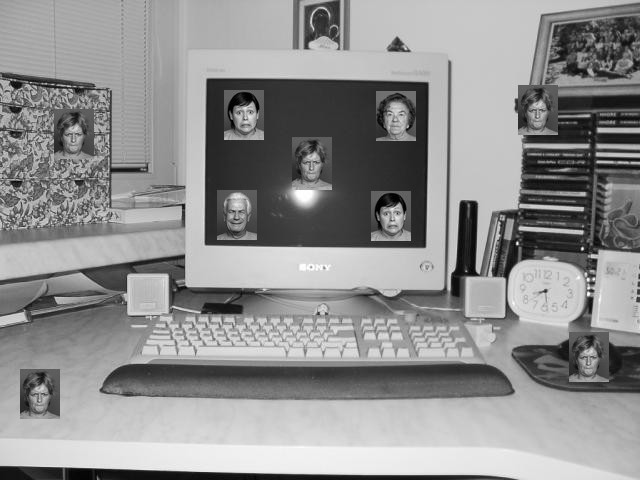
#> input picture facesDetection/test.jpg, 640 x 480 px
$ python main.py
#> lines starting #> are read from the running program, lines starting #| are printed output that depends on the picture; after the words box and inside, x2 and y2 are one past the last pixel; in counts of white or black regions, pixels touching at a corner belong together
import numpy as np
import cv2 as cv

cascade = cv.CascadeClassifier('./train/out/cascade.xml')

input_image = cv.imread('test.jpg')
#> input_image is the input picture: shape (480, 640, 3); min 0, max 255, mean 143
input_image_gray = cv.cvtColor(input_image, cv.COLOR_BGR2GRAY)

#detected_shapes = cascade.detectMultiScale(input_image_gray, 1.3, 5)
detected_shapes = cascade.detectMultiScale(input_image_gray, 1.001, 5)
#> detected_shapes = [[517, 85, 41, 52], [224, 88, 42, 53], [375, 90, 44, 55], [53, 109, 41, 52], [291, 137, 41, 52], [371, 189, 42, 53], [19, 369, 41, 51], [568, 332, 41, 52], [211, 179, 51, 64]]

print(str(len(detected_shapes)) + " shapes detected")
#| 9 shapes detected

for (x, y, w, h) in detected_shapes:
    cv.rectangle(input_image, (x, y), (x+w, y+h), (255, 0, 0), 2)
    roi_gray = input_image_gray[y:y+h, x:x+w]
    roi_color = input_image[y:y+h, x:x+w]
#> this loop made 9 passes
#> pass 1, `roi_gray = input_image_gray[y:y+h, x:x+w]`:
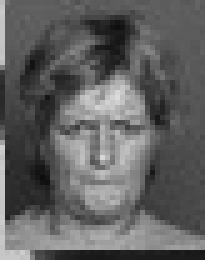
#> roi_gray: shape (52, 41) (shown 5 times larger); min 13, max 219, mean 96.7
#> pass 1, `roi_color = input_image[y:y+h, x:x+w]`:
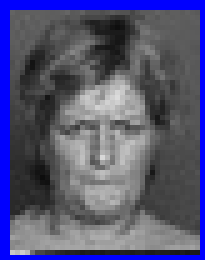
#> roi_color: shape (52, 41, 3) (shown 5 times larger); mean B, G, R 116.8, 84.5, 84.5
#> pass 2, `roi_gray = input_image_gray[y:y+h, x:x+w]`:
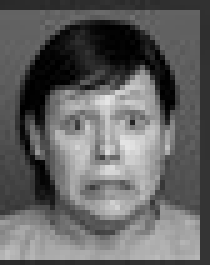
#> roi_gray: shape (53, 42) (shown 5 times larger); min 0, max 229, mean 98.3
#> pass 2, `roi_color = input_image[y:y+h, x:x+w]`:
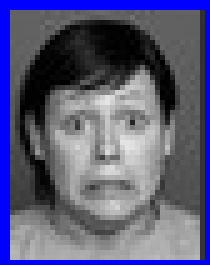
#> roi_color: shape (53, 42, 3) (shown 5 times larger); mean B, G, R 121.8, 90.2, 90.2
#> after the loop:
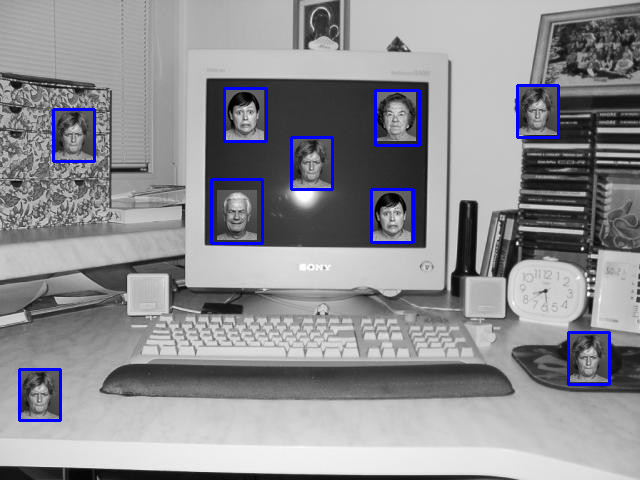
#> input_image: shape (480, 640, 3); 1.68% of pixels changed, all inside (x1, y1, x2, y2) = (18, 84, 611, 422)


cv.imshow('img', input_image)
cv.waitKey(0)
cv.destroyAllWindows()
